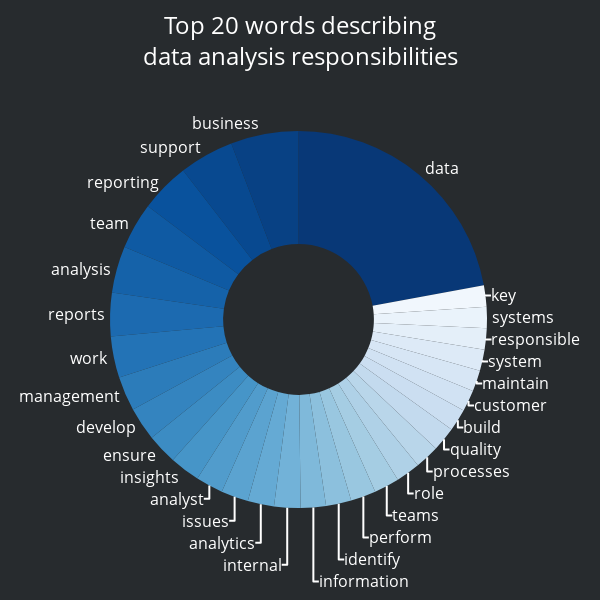

Write notebook code for a chart like this one.
### Code cell
# create unique list of job types for dropdown menu
job_types = df_word_count_res['job_type'].unique().tolist()

from plotly.subplots import make_subplots
pal = list(sns.color_palette(palette='Blues_r', n_colors=30).as_hex())

# add the pie chart to the figure
fig = go.Figure(go.Pie(labels=df_word_count_res[df_word_count_res['job_type'] == job_types[0]]['word'],
                     values=df_word_count_res[df_word_count_res['job_type'] == job_types[0]]['frequency'],
                     textposition='outside', 
                     hole=.4,
                     insidetextorientation='auto',
                     hovertemplate='percent=%{percent:.0%}<br>frequency=%{value}',
                     marker=dict(colors=pal),
                     showlegend=False,
                     #title='Data Analysis',
                     texttemplate="%{label}"))

# set the layout options for the entire figure
fig.update_layout(
    title={
        'text': f"Top 20 words describing<br>data analysis responsibilities",
        'x': 0.50,
        'y': 0.96,
        'xanchor': 'center',
        'yanchor': 'top',
        'pad': {'r': 10, 't': 10, 'b':80},
        'font': {'size': 24}
    },
    width=600,
    height=600,
    margin=dict(t=130),
    plot_bgcolor = "#272b2e",
    paper_bgcolor = "#272b2e",
    font=dict(size = 16, color = 'white')
)

fig.show()
fig.write_html('../images/donut_chart1.html')

### Figure 1 — Plotly figure (JSON) as saved in the notebook; plotly's stock layout.template omitted (floating-point values rounded to 4 significant figures)
{"data": [{"hole": 0.4, "hovertemplate": "percent=%{percent:.0%}<br>frequency=%{value}", "insidetextorientation": "auto", "labels": ["data", "business", "support", "reporting", "team", "analysis", "reports", "work", "management", "develop", "ensure", "insights", "analyst", "issues", "analytics", "internal", "information", "identify", "perform", "teams", "role", "processes", "quality", "build", "customer", "maintain", "system", "responsible", "systems", "key"], "marker": {"colors": ["#083877", "#084184", "#084990", "#09529d", "#0f5aa3", "#1562a9", "#1c6ab0", "#2373b6", "#2c7cba", "#3484bf", "#3c8cc3", "#4695c8", "#519ccc", "#5ba3d0", "#65aad4", "#72b2d8", "#7fb9da", "#8cc0dd", "#99c7e0", "#a5cde3", "#afd1e7", "#b9d6ea", "#c3daee", "#cbdef1", "#d1e2f3", "#d7e6f5", "#ddeaf7", "#e4eff9", "#eaf3fb", "#f1f7fd"]}, "showlegend": false, "textposition": "outside", "texttemplate": "%{label}", "type": "pie", "values": [510, 134, 108, 98, 92, 92, 86, 82, 68, 66, 60, 60, 54, 54, 52, 52, 50, 50, 50, 50, 48, 48, 48, 44, 42, 42, 42, 42, 42, 42]}], "layout": {"font": {"color": "white", "size": 16}, "height": 600, "margin": {"t": 130}, "paper_bgcolor": "#272b2e", "plot_bgcolor": "#272b2e", "title": {"font": {"size": 24}, "pad": {"b": 80, "r": 10, "t": 10}, "text": "Top 20 words describing<br>data analysis responsibilities", "x": 0.5, "xanchor": "center", "y": 0.96, "yanchor": "top"}, "width": 600}}
